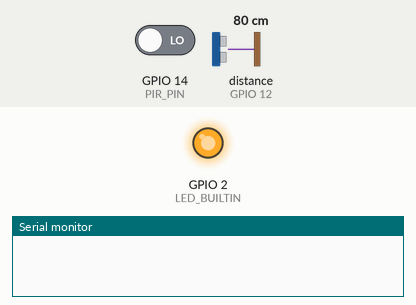
Simulated run of this sketch. Board: ESP32. Parts: output pins drawn as LEDs (lit = HIGH), the last lines printed to the serial monitor. Wiring (inferred from the names in the program): ultrasonic range finder: trigger GPIO 13; echo GPIO 12. Inputs (shaded band) come from the test bench; at power-on: GPIO 14 (PIR_PIN) LOW, distance to the obstacle (sensor on GPIO 12) 80 cm. The echo pulse lasts 58.3 µs per cm; WiFi joins after 1.5 s; servers stay silent unless stated; random numbers use the default seed unless the sketch sets one; no MQTT or app messages arrive unless stated; pins used as bus, display or sensor lines are not drawn.

Above: at 0.1 s.
At 1.9 s:
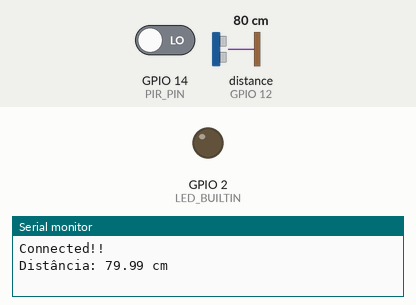
Timing chart, 0 to 3.4 s (numbered marks = the images above):
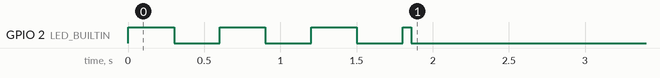

Measured:
- by itself, GPIO 2 (LED_BUILTIN): repeats every 0.60 s: HIGH 0.30 s, LOW 0.30 s

The sketch:

arduino.ino
```cpp
#include <Arduino.h>
#include <WiFi.h>
#include <PubSubClient.h>

#define LED_BUILTIN 2
#define TRIG_PIN 13
#define ECHO_PIN 12
#define PIR_PIN 14

const char* ssid = "ssid";
const char* password = "password";
const char* mqtt_server = "local_ip";
const char* topic = "motion_detection";

WiFiClient espClient;
PubSubClient client(espClient);

void setup() {
    Serial.begin(115200);

    pinMode(LED_BUILTIN, OUTPUT);
    pinMode(TRIG_PIN, OUTPUT);
    pinMode(ECHO_PIN, INPUT);
    pinMode(PIR_PIN, INPUT);

    WiFi.begin(ssid, password);

    while (WiFi.status() != WL_CONNECTED) {
        digitalWrite(LED_BUILTIN, HIGH);
        delay(300);
        digitalWrite(LED_BUILTIN, LOW);
        delay(300);
    }

    digitalWrite(LED_BUILTIN, HIGH);

    client.setServer(mqtt_server, 1883);
}

void connect_to_broker() {
    while (!client.connected()) {
        String clientId = "ESP32-PIR-";
        clientId += String(random(0xffff), HEX);

        if (client.connect(clientId.c_str(), "admin", "123456")) {
            Serial.println("Connected!!");
        } else {
            Serial.print(client.state());
            delay(2000);
        }
    }
}

float get_distance() {
    digitalWrite(TRIG_PIN, LOW);
    delayMicroseconds(2);

    digitalWrite(TRIG_PIN, HIGH);
    delayMicroseconds(10);
    digitalWrite(TRIG_PIN, LOW);

    long duration = pulseIn(ECHO_PIN, HIGH);

    float distance = duration * 0.0343 / 2;

    return distance;
}

void loop() {
    if (!client.connected()) {
        connect_to_broker();
    }

    client.loop();

    float distance = get_distance();

    Serial.print("Distância: ");
    Serial.print(distance);
    Serial.println(" cm");

    if (digitalRead(PIR_PIN) == HIGH && distance > 0 && distance < 20) {
        Serial.println("Objeto próximo!");

        digitalWrite(LED_BUILTIN, HIGH);
        client.publish(topic, "detection");
    } else {
        digitalWrite(LED_BUILTIN, LOW);
    }

    delay(300);
}
```
